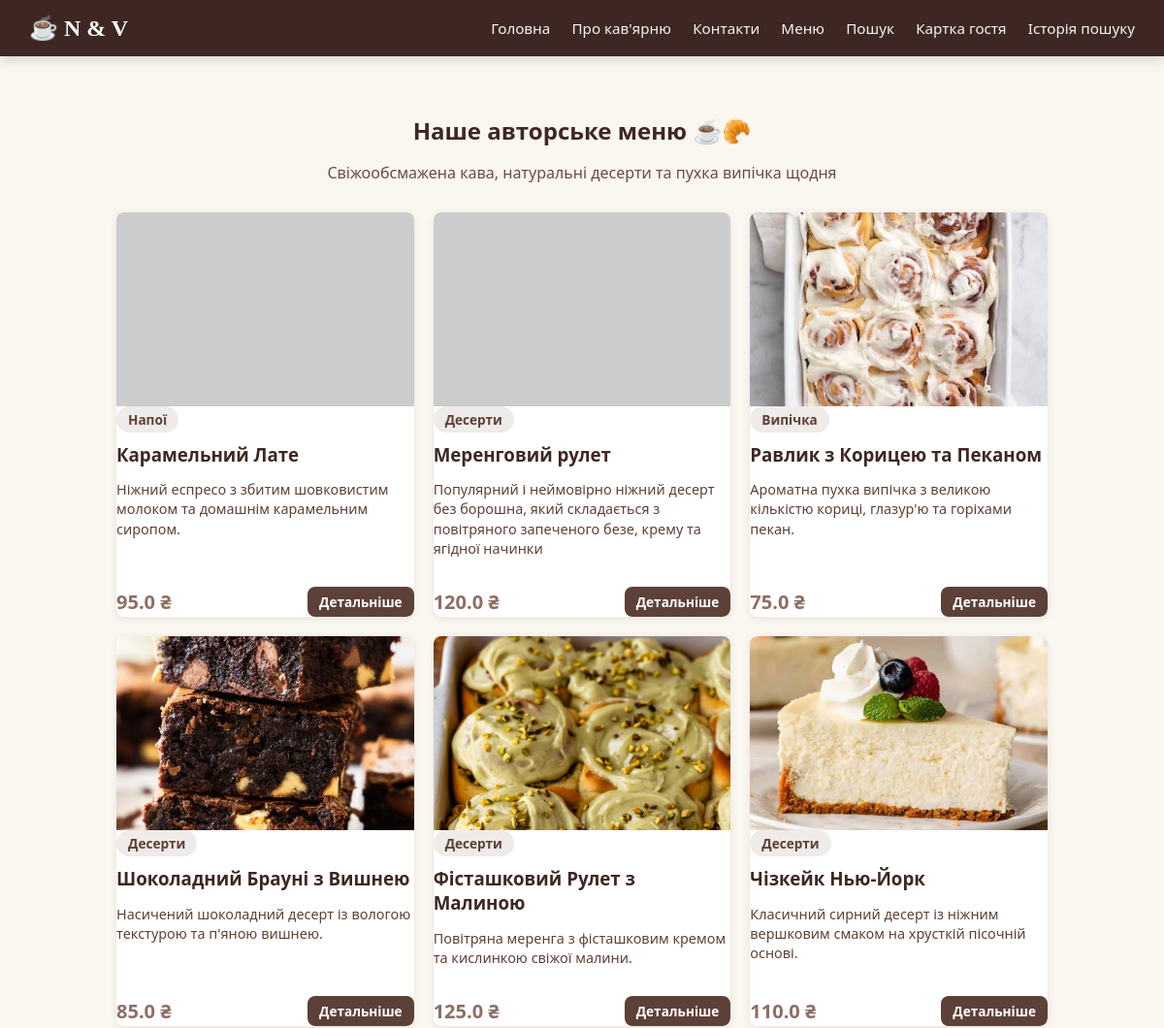
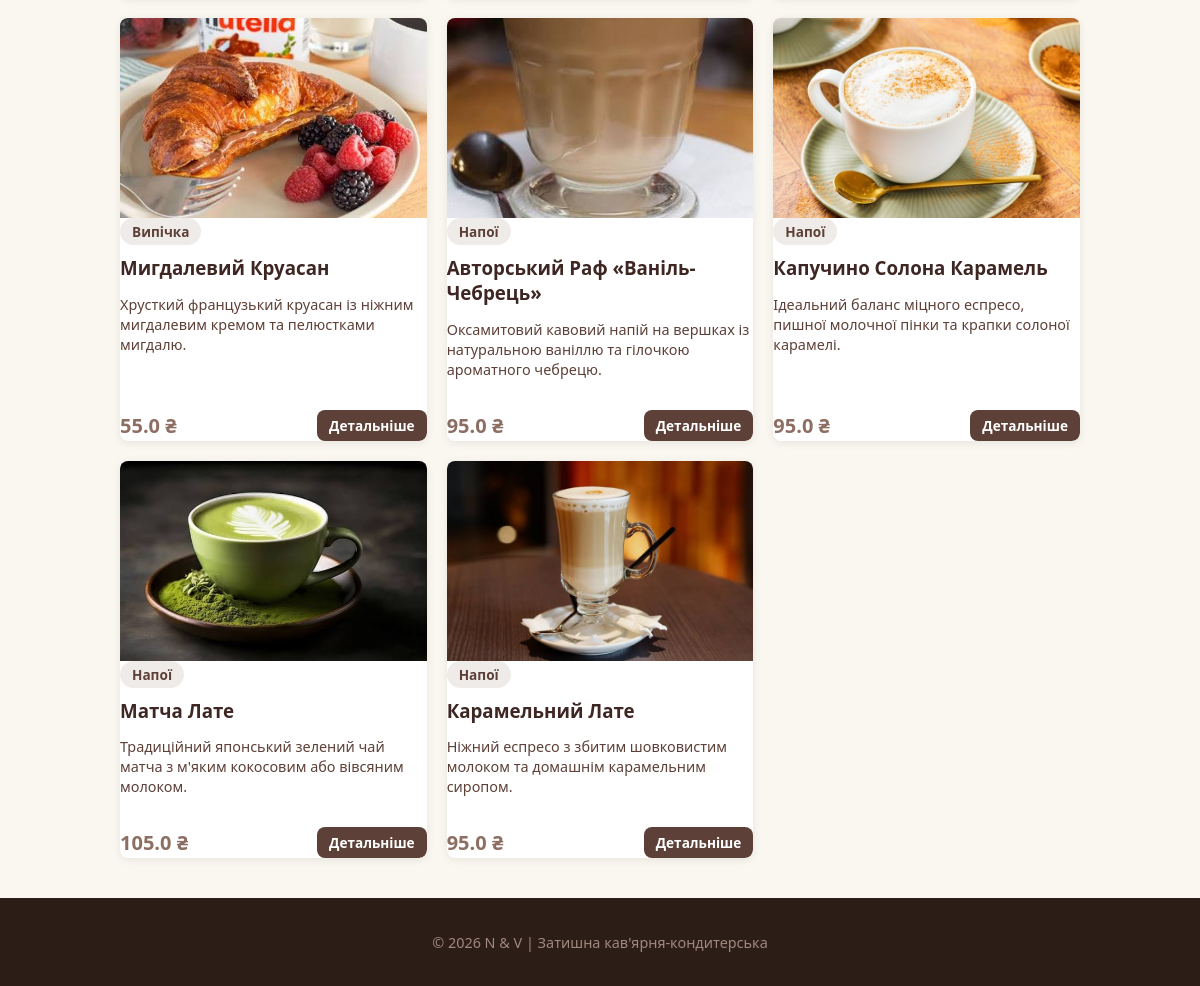
/items, run on the app's committed database (2 pictures, top to bottom).
### tables this page shows
CREATE TABLE menu_items (
            id INTEGER PRIMARY KEY AUTOINCREMENT,
            title TEXT NOT NULL,
            price REAL NOT NULL,
            description TEXT,
            image TEXT,
            category_id INTEGER,
            FOREIGN KEY (category_id) REFERENCES categories(id)
        );

CREATE TABLE categories (
            id INTEGER PRIMARY KEY AUTOINCREMENT,
            name TEXT NOT NULL UNIQUE
        );

### app.py (the view)
@app.route("/items")
def items():
    all_items = database.get_all_items()
    return render_template("items.html", items=all_items)

### database.py (called while the page is built)
def get_connection():
    connection = sqlite3.connect(DATABASE)
    connection.row_factory = sqlite3.Row
    return connection

def get_all_items():
    connection = get_connection()
    items = connection.execute("""
        SELECT m.id, m.title, c.name as category_name, m.price, m.description, m.image
        FROM menu_items m
        LEFT JOIN categories c ON m.category_id = c.id
        ORDER BY m.id DESC
    """).fetchall()
    connection.close()
    return items

### templates/items.html (shortened to what this page needs)
{% extends 'base.html' %}
{% block content %}
    <h2 style="text-align: center; margin-bottom: 10px;">Наше авторське меню ☕🥐</h2>
    <p style="text-align: center; color: #6d4c41; margin-bottom: 30px;">Свіжообсмажена кава, натуральні десерти та пухка випічка щодня</p>
    {% if items %}
        <div class="grid-container">
            {% for item in items %}
                <div class="card" style="display: flex; flex-direction: column; justify-content: space-between;">
                    <div>
                        <img src="{{ url_for('static', filename='images/' + item.image) }}"
                             alt="{{ item.title }}"
                             class="item-img"
                             onerror="this.onerror=null; this.src='https://via.placeholder.com/300x180/efebe9/5d4037?text=Завантажте+{{ item.image }}';">
                        <span class="badge">{{ item.category_name }}</span>
                        <h3 style="margin: 10px 0 5px 0;">{{ item.title }}</h3>
                        <p style="color: #5d4037; font-size: 0.9rem; line-height: 1.4;">{{ item.description }}</p>
                    </div>
                    <div style="margin-top: 15px; display: flex; justify-content: space-between; align-items: center;">
                        <span class="price">{{ item.price }} ₴</span>
                        <a href="/item/{{ item.id }}" class="btn" style="font-size: 0.85rem; padding: 6px 12px;">Детальніше</a>
                    </div>
                </div>
            {% endfor %}
        </div>
    {% endif %}
{% endblock %}

### templates/base.html (shortened to what this page needs)
<!DOCTYPE html>
<html lang="uk">
<head>
    <link rel="stylesheet" href="{{ url_for('static', filename='css/style.css') }}">
</head>
<body>
    <header>
        <h1><a href="/">☕ N & V </a></h1>
        <nav>
            <a href="/">Головна</a>
            <a href="/about">Про кав'ярню</a>
            <a href="/contacts">Контакти</a>
            <a href="/items">Меню</a>
            <a href="/search">Пошук</a>
            <a href="/user/Гість">Картка гостя</a>
            <a href="/history">Історія пошуку</a>
        </nav>
    </header>
    <main>
        {% block content %}{% endblock %}
    </main>
    <footer>
        <p>© 2026 N & V | Затишна кав'ярня-кондитерська</p>
    </footer>
</body>
</html>

### static/css/style.css (style rules this page uses)
* { box-sizing: border-box; }
html, body { height: 100%; margin: 0; padding: 0; }
body { display: flex; flex-direction: column; font-family: 'Segoe UI', Roboto, Helvetica, Arial, sans-serif; background-color: #faf6f0; color: #3e2723; }
header { background-color: #3e2723; color: white; padding: 15px 30px; display: flex; justify-content: space-between; align-items: center; box-shadow: 0 4px 12px rgba(0,0,0,0.15); flex-wrap: wrap; gap: 15px; }
header h1 { margin: 0; font-size: 1.5rem; font-family: 'Georgia', serif; }
header h1 a { color: #fff; text-decoration: none; }
nav a { color: #f5f5f5; margin-left: 18px; text-decoration: none; font-weight: 500; font-size: 0.95rem; }
main { flex: 1; padding: 40px 20px; max-width: 1000px; margin: 0 auto; width: 100%; }
footer { background-color: #2c1d17; color: #a1887f; text-align: center; padding: 20px; font-size: 0.9rem; margin-top: auto; }
.card { background: #ffffff; border-radius: 8px; overflow: hidden; box-shadow: 0 2px 8px rgba(0,0,0,0.08); display: flex; flex-direction: column; }
.card img { width: 100%; height: 200px; object-fit: cover; display: block; }
.grid-container { display: grid; grid-template-columns: repeat(auto-fill, minmax(280px, 1fr)); gap: 20px; }
.price { font-weight: bold; color: #8d6e63; font-size: 1.25rem; }
.badge { background: #efebe9; color: #5d4037; padding: 4px 12px; border-radius: 20px; font-size: 0.85rem; font-weight: 600; display: inline-block; }
.btn { display: inline-block; padding: 10px 20px; background: #5d4037; color: white; text-decoration: none; border-radius: 8px; font-weight: 600; border: none; cursor: pointer; }

### data on the page
menu_items: category_name "Напої", title "Карамельний Лате", description "Ніжний еспресо з збитим шовковистим молоком та домашнім карамельним сиропом.", price "95.0"
menu_items: category_name "Десерти", title "Меренговий рулет", description "Популярний і неймовірно ніжний десерт без борошна, який складається з повітряного запеченого безе, крему та ягідної начинки", price "120.0"
menu_items: image (picture), category_name "Випічка", title "Равлик з Корицею та Пеканом", description "Ароматна пухка випічка з великою кількістю кориці, глазур'ю та горіхами пекан.", price "75.0"
menu_items: image (picture), category_name "Десерти", title "Шоколадний Брауні з Вишнею", description "Насичений шоколадний десерт із вологою текстурою та п'яною вишнею.", price "85.0"
menu_items: image (picture), category_name "Десерти", title "Фісташковий Рулет з Малиною", description "Повітряна меренга з фісташковим кремом та кислинкою свіжої малини.", price "125.0"
menu_items: image (picture), category_name "Десерти", title "Чізкейк Нью-Йорк", description "Класичний сирний десерт із ніжним вершковим смаком на хрусткій пісочній основі.", price "110.0"
menu_items: image (picture), category_name "Випічка", title "Мигдалевий Круасан", description "Хрусткий французький круасан із ніжним мигдалевим кремом та пелюстками мигдалю.", price "55.0"
menu_items: image (picture), category_name "Напої", title "Авторський Раф «Ваніль-Чебрець»", description "Оксамитовий кавовий напій на вершках із натуральною ваніллю та гілочкою ароматного чебрецю.", price "95.0"
menu_items: image (picture), category_name "Напої", title "Капучино Солона Карамель", description "Ідеальний баланс міцного еспресо, пишної молочної пінки та крапки солоної карамелі.", price "95.0"
menu_items: image (picture), category_name "Напої", title "Матча Лате", description "Традиційний японський зелений чай матча з м'яким кокосовим або вівсяним молоком.", price "105.0"
menu_items: image (picture), category_name "Напої", title "Карамельний Лате", description "Ніжний еспресо з збитим шовковистим молоком та домашнім карамельним сиропом.", price "95.0"
